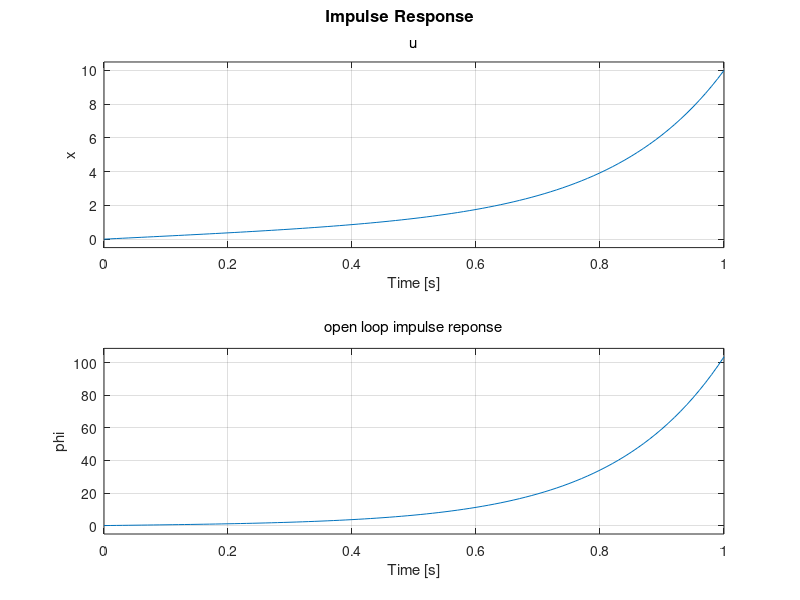

The MATLAB script that drew this image:
M=0.5;
m=0.2;
b=0.1;
I=0.006;
g=9.8;
l=0.3;
q=(M+m)*(I+m*l^2)-(m*l)^2;
s=tf('s');
P_cart=(((I+m*l^2)/q)*s^2-(m*g*l/q))/(s^4+(b*(I+m*l^2))*s^3/q-((M+m)*m*g*l)*s^2/q-b*m*g*l*s/q);
P_pend=(m*l*s/q)/(s^3+(b*(I+m*l^2))*s^2/q-((M+m)*m*g*l)*s/q-b*m*g*l/q);
sys_tf=[P_cart;P_pend];
inputs={'u'};
outputs={'x';'phi'};
set(sys_tf,'InputName',inputs)
set(sys_tf,'OutputName',outputs)
t=0:0.01:1;
impulse(sys_tf,t);
title('open loop impulse reponse')